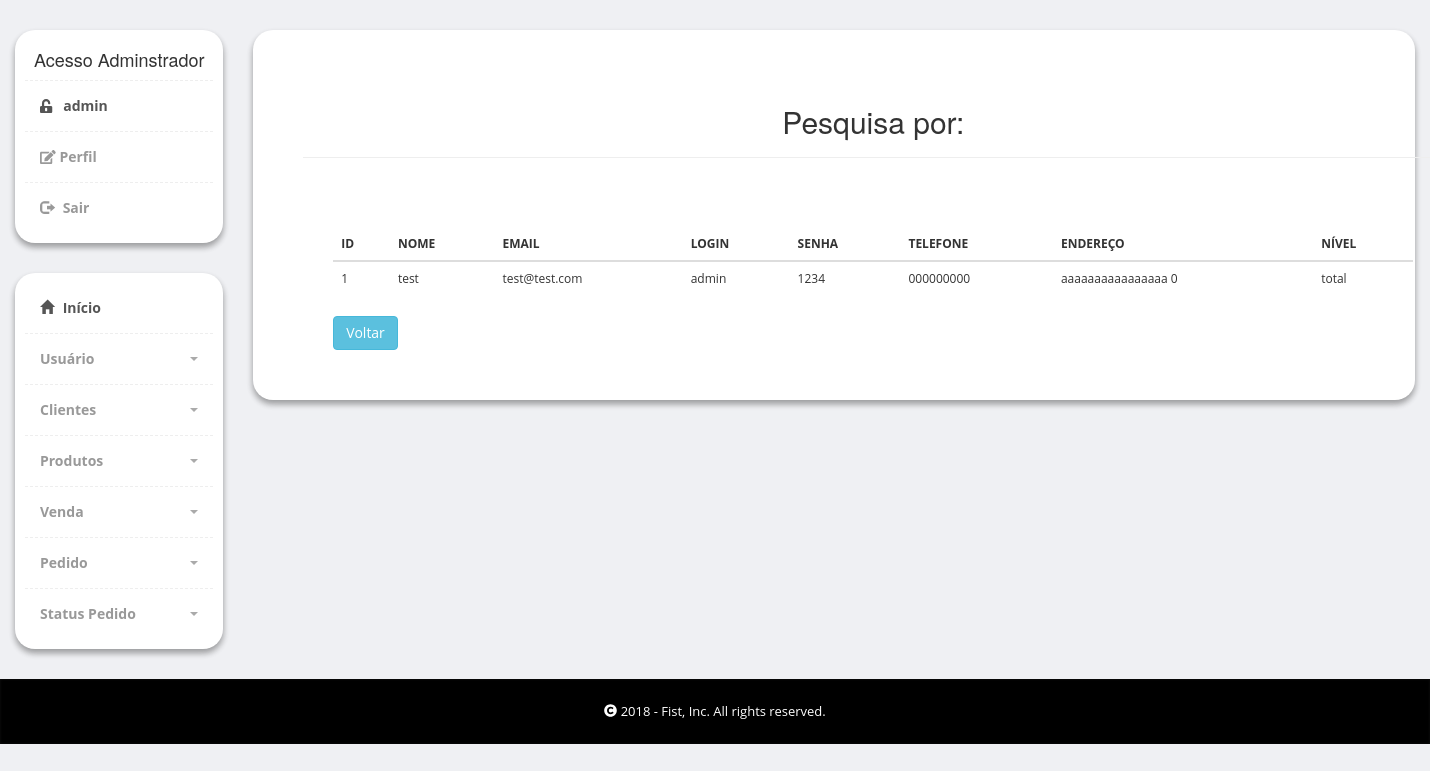
/admin/Usuario_Pesquisa_Nome.php (signed in), run on the app's committed database.
### tables this page shows
CREATE TABLE `usuario` (
  `idusuario` int(11) NOT NULL,
  `nome` varchar(100) DEFAULT NULL,
  `rg` varchar(15) DEFAULT NULL,
  `cpf` varchar(14) DEFAULT NULL,
  `email` varchar(100) DEFAULT NULL,
  `login` varchar(100) DEFAULT NULL,
  `senha` varchar(45) DEFAULT NULL,
  `telefone` varchar(15) DEFAULT NULL,
  `endereco` varchar(100) DEFAULT NULL,
  `nivel` varchar(45) DEFAULT NULL
);

### admin/Usuario.Class.php (called while the page is built, shortened)
<?php
class Usuario{
         public function pesquisarPorNome($nome){
        $pdo = Conexao::conexao();
        $sql = "SELECT * FROM usuario WHERE nome LIKE '" . $nome . "%'";
        $consulta = $pdo->query($sql);
        if ($consulta->rowCount() > 0) {
            while ($linha = $consulta->fetch(PDO::FETCH_ASSOC)){
                $dados[] = array(
                    "idusuario" => $linha['idusuario'],
                    "nome" => $linha['nome'],
                    "rg" => $linha['rg'],
                    "cpf" => $linha['cpf'],
                    "email" => $linha['email'],
                    "login" => $linha['login'],
                    "senha" => $linha['senha'],
                    "telefone" => $linha['telefone'],
                    "endereco" => $linha['endereco'],
                    "nivel" => $linha['nivel']
                );
            }
            return $dados;
        }else {
            echo "<span class='alert alert-danger col-md-12'>Nenhum encontrado!</span>";
        }
    }
}

### admin/Usuario_Pesquisa_Nome.php (the view, shortened to what this page needs)
<?php
require "Usuario.Class.php";
        $nome = $_POST['nome'];
        $usuario = new Usuario();
        $dados = $usuario->pesquisarPorNome($nome);
?>
    <?php include "includes/header.php" ?>
    <section class="container-fluid">
        <div class="col-md-10">
            <div class="row">
                <div class="col-md-12">
                    <div class="content-box-large">
                        <div class="panel-body">
                            <div class="container theme-showcase" role="main">
                                <div class="page-header">
                                    <center>
                                        <h2>Pesquisa por:
                                        </h2>
                                    </center>
                                </div>
                                <br><br>
                                <?php if(isset($dados)){
        ?>
                                <div class="col-md-12">
                                    <div class="row">
                                        <div class="col-md-12">
                                            <div class="panel-body">
                                                <table class="table">
                                                    <thead>
                                                        <tr>
                                                            <th>ID</th>
                                                            <th>NOME</th>
                                                            <th>EMAIL</th>
                                                            <th>LOGIN</th>
                                                            <th>SENHA</th>
                                                            <th>TELEFONE</th>
                                                            <th>ENDEREÇO</th>
                                                            <th>NÍVEL</th>
                                                        </tr>
                                                    </thead>
                                                    <?php
								 foreach($dados as $dado => $coluna){
												echo "<tr>";
												echo "<td>".$coluna['idusuario']."</td>";
												echo "<td>".$coluna['nome']."</td>";
												echo "<td>".$coluna['email']."</td>";
												echo "<td>".$coluna['login']."</td>";
												echo "<td>".$coluna['senha']."</td>";
												echo "<td>".$coluna['telefone']."</td>";
												echo "<td>".$coluna['endereco']."</td>";
												echo "<td>".$coluna['nivel']."</td>";
												echo "</tr>";
											}
								?>
                                                        <?php }
                                ?>
                                                </table>
                                                <a href="Usuario_Form_Pesquisa_Nome.php"> <input type="button" class="btn btn-info" value="Voltar"></a>
                                            </div>
                                        </div>
                                    </div>
                                </div>
                            </div>
                        </div>
                    </div>
                </div>
            </div>
        </div>
    </section>
    </div>
    <?php include "includes/footer.php" ?>

### admin/css/styles.css (style rules this page uses)
body { font-family: 'Open Sans', sans-serif; position: relative; margin: 0px; font-size: 12px; padding: 0px; }
.content-box, .content-box-large { margin-bottom: 30px; background: #FFF; border-radius: 20px; padding: 10px; box-sizing: border-box; box-shadow: 0 4px 6px rgba(0, 0, 0, 0.16), 0 4px 6px rgba(0, 0, 0, 0.23); }
.content-box-large { padding: 20px; }
body { background-color: #eff0f3; }
.panel-body { clear: both; }

### data on the page
usuario: idusuario "1", nome "test", email "test@test.com", login "admin", senha "1234", telefone "000000000", endereco "aaaaaaaaaaaaaaaa 0", nivel "total"

### other printed values
$_SESSION['login'] "admin"
